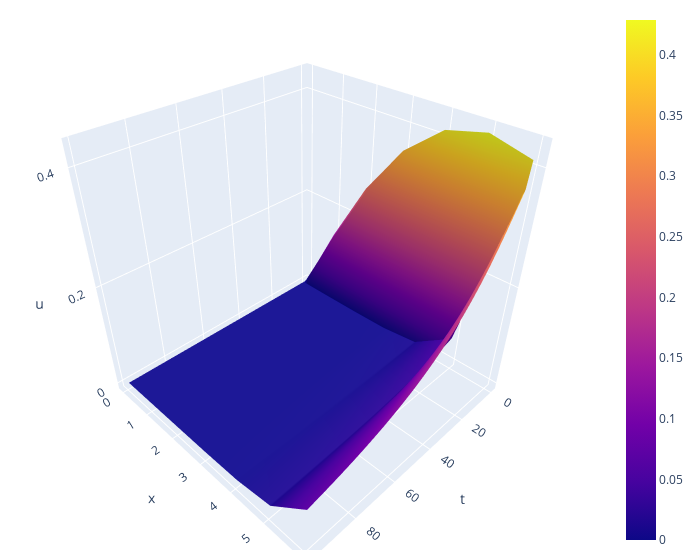

Notebook source saved alongside this figure:
### Markdown cell above
Построим 3Д график численного решения:

### Code cell
plot_3d(num_sol(7, 100, 1, 1, 0.5))

### Figure 1 — Plotly figure (JSON) as saved in the notebook; plotly's stock layout.template omitted (floating-point values rounded to 4 significant figures; data arrays with more than 128 entries replaced by an {"elided": "..."} marker saying what was removed)
{"data": [{"type": "surface", "z": {"elided": "7x100 float values"}}], "layout": {"margin": {"b": 10, "l": 10, "r": 20, "t": 10}, "scene": {"xaxis": {"title": {"text": "t"}}, "yaxis": {"title": {"text": "x"}}, "zaxis": {"title": {"text": "u"}}}, "width": 700}}
